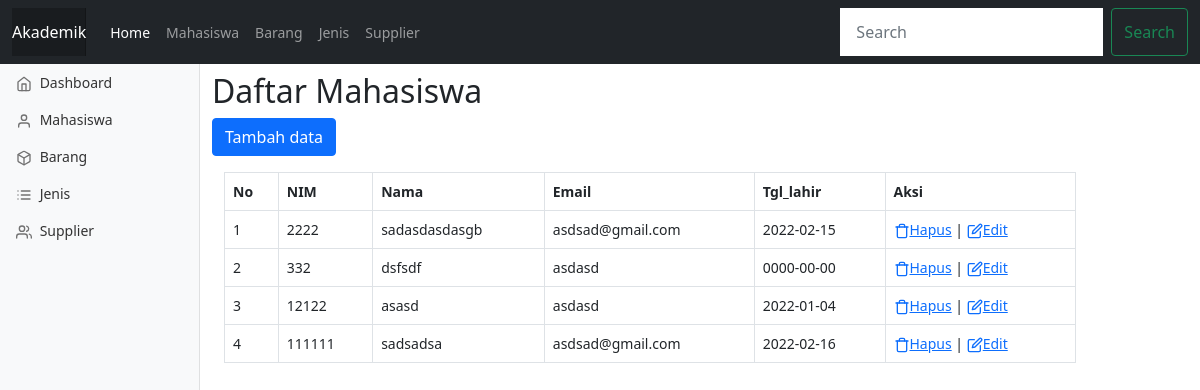
Screenshot of /public/mahasiswa with the database file from the repository.
### tables this page shows
CREATE TABLE `mahasiswa` (
  `id` int(11) NOT NULL,
  `nim` int(11) NOT NULL,
  `name` varchar(30) NOT NULL,
  `born` date NOT NULL,
  `email` varchar(25) NOT NULL,
  `gender` int(11) NOT NULL,
  `address` text NOT NULL,
  `created_at` timestamp NOT NULL DEFAULT current_timestamp()
);

### app/main/Controller.php (called while the page is built, shortened)
<?php
class Controller {
    public function view ($view, $data=[])
    {
        require_once '../app/views/'.$view. '.php';
    }
    public function model ($model)
    {
        return new $model;
    }
}

### app/controllers/Mahasiswa.php (called while the page is built, shortened)
<?php
class Mahasiswa extends Controller {
    public function index()
    {
        $data['judul']='Daftar Mahasiswa';
        $data['mhs']=$this->model('Mahasiswa_model')->getAllMahasiswa();
        $this->view('mahasiswa/index',$data);
    }
}

### app/main/App.php (called while the page is built, shortened)
<?php
class App {
    protected $method='index';
    protected $params=[];
    public function __construct()
    {
        $this->controller= new $this->controller;
        call_user_func_array([$this->controller,$this->method],$this->params);
    }
}

### public/index.php (called while the page is built, shortened)
<?php
$app=new App;

### app/main/Database.php (called while the page is built, shortened)
<?php
class Database {
    private $host=DBHOST;
    private $user=DBUSER;
    private $pass=DBPASS;
    private $db_name=DBNAME;
    private $dbh;
    private $stmt;
    public function __construct()
    {
        $dsn='mysql:host=' .$this->host . ';dbname=' .$this->db_name;
        $option=[
            PDO::ATTR_PERSISTENT=>true,
            PDO::ATTR_ERRMODE=>PDO::ERRMODE_EXCEPTION
        ];
        try {
            $this->dbh= new PDO($dsn,$this->user,$this->pass,$option);
        } catch (PDOException $e) {
            die($e->getMessage());
        }
    }
    public function query($query)
    {
        $this->stmt=$this->dbh->prepare($query);
    }
    public function execute()
    {
        $this->stmt->execute();
    }
    public function resultSet()
    {
        $this->execute();
        return $this->stmt->fetchAll(PDO::FETCH_ASSOC);
    }
}

### app/models/Mahasiswa_model.php (called while the page is built, shortened)
<?php
class Mahasiswa_model {
    private $table='mahasiswa';
    private $db;
    public function __construct()
    {
        $this->db= new Database;
    }
    public function getAllMahasiswa()
    {
        $this->db->query('SELECT * FROM ' . $this->table);
        return $this->db->resultSet();
    }
}

### app/views/mahasiswa/index.php (the view, shortened to what this page needs)
    <h2>Daftar Mahasiswa</h2>
<button type="button" class="btn btn-primary tombolTambah" data-bs-toggle="modal" data-bs-target="#formMhs">
Tambah data
</button>
<div class="container">
<div class="row mt-3">
<table class="table table-bordered">
    <thead>
        <tr>
            <th>No</th>
            <th>NIM</th>
            <th>Nama</th>
            <th>Email</th>
            <th>Tgl_lahir</th>
            <th>Aksi</th>
        </tr>
    </thead>
    <tbody>
    <?php
        $no=1;
        foreach ($data['mhs'] as $mhs) : ?>
            <tr>
                <td><?= $no; ?></td>
                <td><?= $mhs['nim']; ?></td>
                <td><?= $mhs['name']; ?></td>
                <td><?= $mhs['email']; ?></td>
                <td><?= $mhs['born']; ?></td>
                <td>
                    <a href="<?= BASEURL;?>/mahasiswa/hapus/<?= $mhs['id'] ?>" onclick="return confirm('Yakin akan menghapus data?')"><span data-feather='trash'></span>Hapus</a> |
                    <a href="<?= BASEURL;?>/mahasiswa/ubah/<?= $mhs['id'] ?>" data-bs-toggle="modal" data-bs-target="#formMhs" class="modalUbah" data-id="<?= $mhs['id']?>"><span data-feather='edit'></span>Edit</a>
                </td>
            </tr>
    <?php $no++; endforeach;?>
    </tbody>
</table>
</div>
</div>

### public/css/dashboard.css (style rules this page uses)
body { font-size: .875rem; }
.feather { width: 16px; height: 16px; vertical-align: text-bottom; }

### app/views/templates/header.php (style rules this page uses)
body { min-height: 75rem; padding-top: 4.5rem; }

### rows the page displays
mahasiswa: nim "2222", name "sadasdasdasgb", email "asdsad@gmail.com", born "2022-02-15"
mahasiswa: nim "332", name "dsfsdf", email "asdasd", born "0000-00-00"
mahasiswa: nim "12122", name "asasd", email "asdasd", born "2022-01-04"
mahasiswa: nim "111111", name "sadsadsa", email "asdsad@gmail.com", born "2022-02-16"
